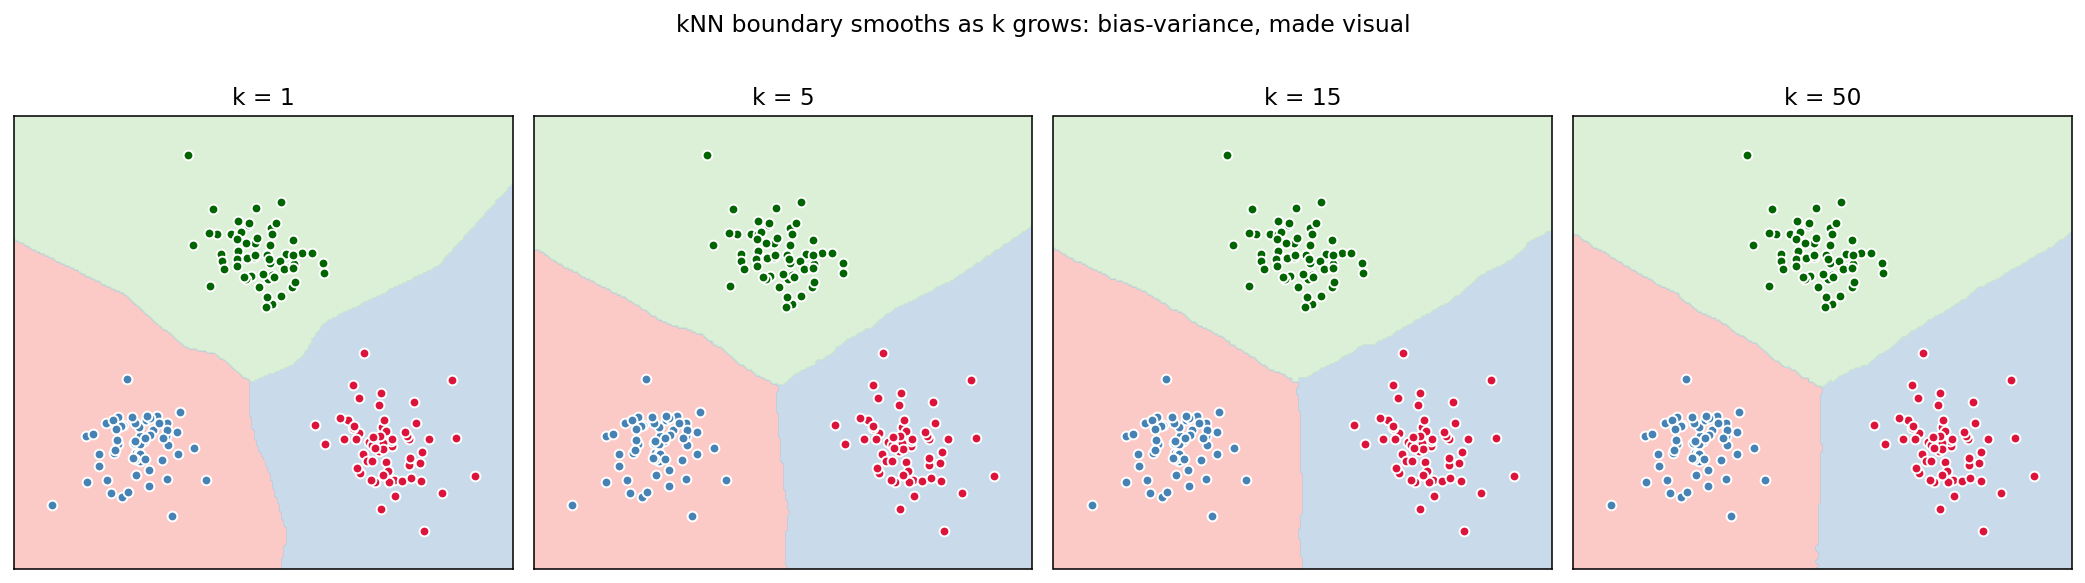

Write the Python code that produced this figure.
"""kNN decision boundary on the same 3-class data, for k in {1, 5, 15, 50}.
Watch the boundary smooth as k grows.

Output: diagram_knn_k.png
"""

import numpy as np
import matplotlib.pyplot as plt

from from_scratch import KNeighborsClassifier, make_three_mixture


def plot_one(ax, k, X, y):
    knn = KNeighborsClassifier(k=k).fit(X, y)
    pad = 0.6
    xx, yy = np.meshgrid(
        np.linspace(X[:, 0].min() - pad, X[:, 0].max() + pad, 220),
        np.linspace(X[:, 1].min() - pad, X[:, 1].max() + pad, 220),
    )
    grid = np.c_[xx.ravel(), yy.ravel()]
    Z = knn.predict(grid).reshape(xx.shape)

    cmap = plt.get_cmap("Pastel1")
    ax.contourf(xx, yy, Z, levels=[-0.5, 0.5, 1.5, 2.5],
                colors=[cmap(0), cmap(1), cmap(2)], alpha=0.7)

    colors = ["steelblue", "crimson", "darkgreen"]
    for c in np.unique(y):
        ax.scatter(X[y == c, 0], X[y == c, 1], c=colors[int(c)],
                   edgecolors="white", s=25, zorder=3)

    ax.set_title(f"k = {k}", fontsize=12)
    ax.set_xticks([])
    ax.set_yticks([])
    ax.set_aspect("equal")
    ax.set_xlim(xx.min(), xx.max())
    ax.set_ylim(yy.min(), yy.max())


def main():
    X, y = make_three_mixture(n=180, seed=1)
    fig, axes = plt.subplots(1, 4, figsize=(15, 4.2))
    for ax, k in zip(axes, [1, 5, 15, 50]):
        plot_one(ax, k, X, y)
    fig.suptitle("kNN boundary smooths as k grows: bias-variance, made visual",
                 fontsize=12, y=1.02)
    fig.tight_layout()
    fig.savefig("diagram_knn_k.png", dpi=140, bbox_inches="tight")
    print("wrote diagram_knn_k.png")


if __name__ == "__main__":
    main()
